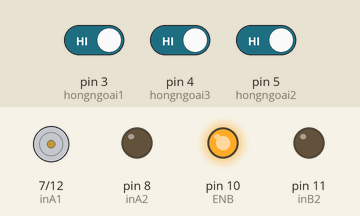
Recording of a sketch running on a simulated Arduino Uno, built with avr-gcc and run on an emulated ATmega328P. On the bench: motor-driver pin pairs drawn as motors (green arrow = first pin HIGH = forward, orange = second pin HIGH = backward, longer = more drive, scaled by the enable pin), output pins drawn as LEDs (lit = HIGH). The inputs (shaded band) are chosen by the test bench; at power-on: pin 3 (hongngoai1) HIGH, pin 4 (hongngoai3) HIGH, pin 5 (hongngoai2) HIGH.

Above: at 1.2 s.
1.3 s: pin 3 (hongngoai1) driven LOW and pin 4 (hongngoai3) driven LOW
2.8 s: pin 4 (hongngoai3) driven HIGH and pin 5 (hongngoai2) driven LOW
At 3.4 s:
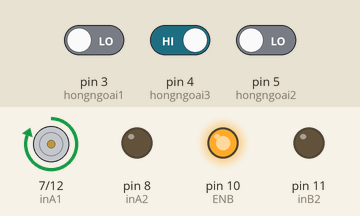
Timing chart, 0 to 5.8 s (numbered marks = the images above; inputs shaded):
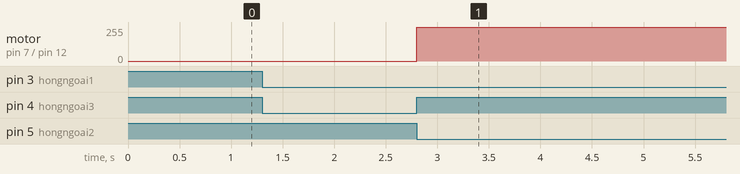

Measured:
- after the input at 2.8 s, motor on pin 7 (inA1) / pin 12 (inB1): stopped → forward 255/255 at once

The sketch:

doline.ino
```cpp
#define inA1 7
#define inA2 8
#define inB1 12
#define inB2 11
#define hongngoai1 3
#define hongngoai2 5
#define hongngoai3 4
//#define hongngoai4 9
#define ENA 9
#define ENB 10
int a,b,c;
void setup() {
pinMode(inA1, OUTPUT);
pinMode(inA2, OUTPUT);
pinMode(inB1, OUTPUT);
pinMode(inB2, OUTPUT);
pinMode(hongngoai1, INPUT);
pinMode(hongngoai2, INPUT);
pinMode(hongngoai3, INPUT);
//pinMode(hongngoai4, INPUT);
pinMode(ENA, OUTPUT);
pinMode(ENB, OUTPUT);
Serial.begin(9600);
analogWrite(ENA, 255);
analogWrite(ENB, 255);//đi chậm cho khỏi trượt Line
}
void loop(){
  a=digitalRead(hongngoai1);
  b=digitalRead(hongngoai2);
  c=digitalRead(hongngoai3);
/*Serial.print(a);
Serial.print("    ");
Serial.print(b);
Serial.print("    ");
Serial.println(c);*/

if(a == 0 && b == 1 && c == 0){
  dithang();
}else
/*if(a == 0 && b == 0 && c == 0){
  lui();
}else*/
if(a == 1 && b == 0 && c == 0){
   quaytrai();
}else
if(a == 0 && b == 0 && c == 1){
  quayphai();
}
else{} //dung();


}
void dithang(){
          digitalWrite(inA1,HIGH);
          digitalWrite(inA2,LOW);
          digitalWrite(inB1,HIGH);
          digitalWrite(inB2,LOW);

}
void lui(){
           digitalWrite(inA1,LOW);
           digitalWrite(inA2,HIGH);
           digitalWrite(inB1,LOW);
           digitalWrite(inB2,HIGH);
}
void quayphai(){
           digitalWrite(inA1,HIGH);
           digitalWrite(inA2,LOW);
           digitalWrite(inB1,LOW);
           digitalWrite(inB2,LOW);
}
void quaytrai(){
           digitalWrite(inA1,LOW);
           digitalWrite(inA2,LOW);
           digitalWrite(inB1,HIGH);
           digitalWrite(inB2,LOW);
}
void dung(){
           digitalWrite(inA1,LOW);
           digitalWrite(inA2,LOW);
           digitalWrite(inB1,LOW);
           digitalWrite(inB2,LOW);
}
```
